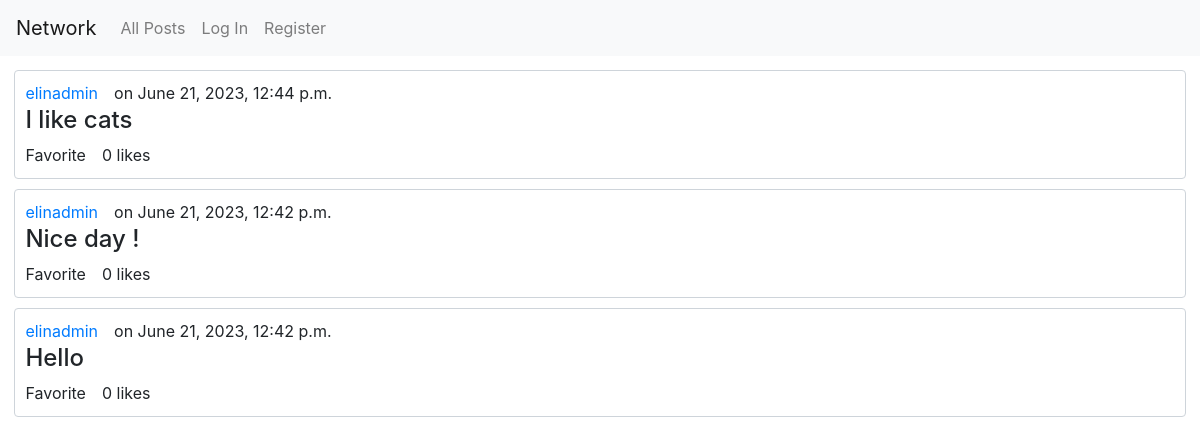
The app's page /, older data.
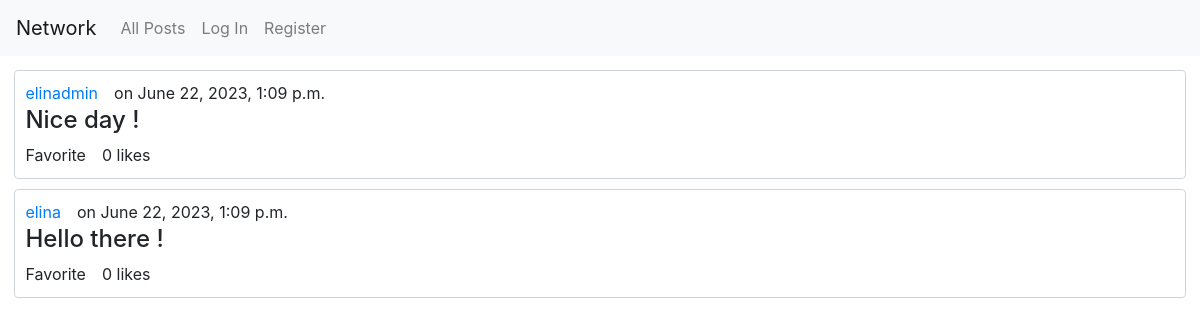
The same page, newer data.
### network/models.py (models this page shows, shortened)
class Posts(models.Model):
    id = models.AutoField(primary_key=True)
    username = models.ForeignKey(User,on_delete=models.CASCADE)
    date = models.DateTimeField(auto_now_add=True)
    post = models.TextField()
    likes = models.IntegerField()
    likers = models.ManyToManyField(User,blank=True,related_name="liked")

class User(AbstractUser):
    id = models.AutoField(primary_key=True)
    following_count = models.IntegerField(blank=True)
    followers_count = models.IntegerField(blank=True)

### network/views.py (the view)
# urls.py: path("", views.index, name="index"),
def index(request):
    posts = Posts.objects.all().order_by('-date')
    if posts.exists():
        return render(request, "network/index.html",{
            "posts":posts,
            "request":request
        })
    else:
        return render(request, "network/index.html",{
            "message":"There are no posts. Be the first !",
        })

### network/templates/network/index.html (shortened to what this page needs)
{% extends "network/layout.html" %}
{% block body %}
    {% if posts %}
        {% for post in posts %}
        <div class="box">
            <div class="postsection">
                {% if request.user.username == post.username.username %}
                    <a class="user" href="{% url 'profile' name=post.username.username %}">{{post.username}}(You)<a>
                {% else %}
                    <a class="user" href="{% url 'profile' name=post.username.username %}">{{post.username}}<a>
                {% endif %}
                <p>on {{post.date}}</p>
            </div>
            <h4>{{post.post}}</h4>
            <div class="postsection">
                <a>
                    <span id="{{post.id}}" class="material-symbols-outlined likebtn">Favorite</span>
                </a>
                <p>{{post.likes}} likes</p>
            </div>
        </div>
        {% endfor %}
    {% endif %}
{% endblock %}

Row changes from the older to the newer data that the page shows:
removed Posts: username "elinadmin", date "June 21, 2023, 12:44 p.m.", post "I like cats", likes "0"
removed Posts: username "elinadmin", date "June 21, 2023, 12:42 p.m.", post "Nice day !", likes "0"
removed Posts: username "elinadmin", date "June 21, 2023, 12:42 p.m.", post "Hello", likes "0"
added Posts: username "elinadmin", date "June 22, 2023, 1:09 p.m.", post "Nice day !", likes "0"
added Posts: username "elina", date "June 22, 2023, 1:09 p.m.", post "Hello there !", likes "0"
